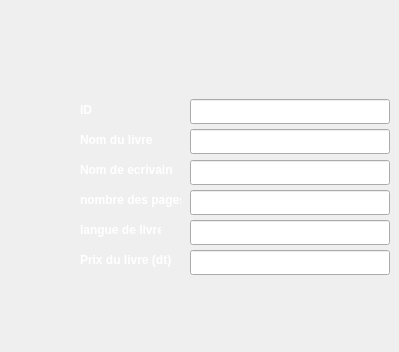
    <widget class="QWidget" name="page_4">
     <widget class="QLabel" name="ModifierEcrivain">
      <property name="geometry">
       <rect>
        <x>80</x>
        <y>160</y>
        <width>101</width>
        <height>21</height>
       </rect>
      </property>
      <property name="text">
       <string>&lt;html&gt;&lt;head/&gt;&lt;body&gt;&lt;p&gt;&lt;span style=&quot; font-weight:600; color:#ffffff;&quot;&gt;Nom de ecrivain&lt;/span&gt;&lt;/p&gt;&lt;/body&gt;&lt;/html&gt;</string>
      </property>
     </widget>
     <widget class="QLabel" name="ModifierLangue">
      <property name="geometry">
       <rect>
        <x>80</x>
        <y>220</y>
        <width>81</width>
        <height>21</height>
       </rect>
      </property>
      <property name="text">
       <string>&lt;html&gt;&lt;head/&gt;&lt;body&gt;&lt;p&gt;&lt;span style=&quot; font-weight:600; color:#ffffff;&quot;&gt;langue de livre&lt;/span&gt;&lt;/p&gt;&lt;/body&gt;&lt;/html&gt;</string>
      </property>
     </widget>
     <widget class="QLineEdit" name="lineEdit_9">
      <property name="geometry">
       <rect>
        <x>190</x>
        <y>160</y>
        <width>200</width>
        <height>25</height>
       </rect>
      </property>
     </widget>
     <widget class="QLabel" name="ModifierNom">
      <property name="geometry">
       <rect>
        <x>80</x>
        <y>130</y>
        <width>81</width>
        <height>21</height>
       </rect>
      </property>
      <property name="text">
       <string>&lt;html&gt;&lt;head/&gt;&lt;body&gt;&lt;p&gt;&lt;span style=&quot; font-weight:600; color:#ffffff;&quot;&gt;Nom du livre &lt;/span&gt;&lt;/p&gt;&lt;/body&gt;&lt;/html&gt;</string>
      </property>
     </widget>
     <widget class="QLabel" name="ModifierNbrPage">
      <property name="geometry">
       <rect>
        <x>80</x>
        <y>190</y>
        <width>101</width>
        <height>21</height>
       </rect>
      </property>
      <property name="text">
       <string>&lt;html&gt;&lt;head/&gt;&lt;body&gt;&lt;p&gt;&lt;span style=&quot; font-weight:600; color:#ffffff;&quot;&gt;nombre des pages &lt;/span&gt;&lt;/p&gt;&lt;/body&gt;&lt;/html&gt;</string>
      </property>
     </widget>
     <widget class="QLineEdit" name="lineEdit_Mlivre">
      <property name="geometry">
       <rect>
        <x>190</x>
        <y>129</y>
        <width>200</width>
        <height>25</height>
       </rect>
      </property>
     </widget>
     <widget class="QLineEdit" name="lineEdit_Mlangue">
      <property name="geometry">
       <rect>
        <x>190</x>
        <y>220</y>
        <width>200</width>
        <height>25</height>
       </rect>
      </property>
     </widget>
     <widget class="QLineEdit" name="lineEdit_Mprix">
      <property name="geometry">
       <rect>
        <x>190</x>
        <y>250</y>
        <width>200</width>
        <height>25</height>
       </rect>
      </property>
     </widget>
     <widget class="QLineEdit" name="lineEdit_MnbrPage">
      <property name="geometry">
       <rect>
        <x>190</x>
        <y>190</y>
        <width>200</width>
        <height>25</height>
       </rect>
      </property>
     </widget>
     <widget class="QLabel" name="ModifierPrix">
      <property name="geometry">
       <rect>
        <x>80</x>
        <y>250</y>
        <width>91</width>
        <height>21</height>
       </rect>
      </property>
      <property name="text">
       <string>&lt;html&gt;&lt;head/&gt;&lt;body&gt;&lt;p&gt;&lt;span style=&quot; font-weight:600; color:#ffffff;&quot;&gt;Prix du livre (dt)&lt;/span&gt;&lt;/p&gt;&lt;/body&gt;&lt;/html&gt;</string>
      </property>
     </widget>
     <widget class="QPushButton" name="Mretour">
      <property name="geometry">
       <rect>
        <x>100</x>
        <y>290</y>
        <width>51</width>
        <height>51</height>
       </rect>
      </property>
      <property name="styleSheet">
       <string notr="true">QPushButton {
            color: white;
            border-image: url(:/img/fleche.png) 3 10 3 10;
            border-top: 3px transparent;
            border-bottom: 3px transparent;
            border-right: 10px transparent;
            border-left: 10px transparent;
        }</string>
      </property>
      <property name="text">
       <string/>
      </property>
     </widget>
     <widget class="QPushButton" name="Mvalider">
      <property name="geometry">
       <rect>
        <x>250</x>
        <y>320</y>
        <width>75</width>
        <height>23</height>
       </rect>
      </property>
      <property name="styleSheet">
       <string notr="true">QPushButton {
            color: white;
            border-image: url(:/img/valid.png) 3 10 3 10;
            border-top: 3px transparent;
            border-bottom: 3px transparent;
            border-right: 10px transparent;
            border-left: 10px transparent;
        }</string>
      </property>
      <property name="text">
       <string/>
      </property>
     </widget>
     <widget class="QLabel" name="ModifierID_4">
      <property name="geometry">
       <rect>
        <x>80</x>
        <y>100</y>
        <width>81</width>
        <height>21</height>
       </rect>
      </property>
      <property name="text">
       <string>&lt;html&gt;&lt;head/&gt;&lt;body&gt;&lt;p&gt;&lt;span style=&quot; font-weight:600; color:#ffffff;&quot;&gt;ID&lt;/span&gt;&lt;/p&gt;&lt;/body&gt;&lt;/html&gt;</string>
      </property>
     </widget>
     <widget class="QLineEdit" name="lineEdit_MID">
      <property name="geometry">
       <rect>
        <x>190</x>
        <y>99</y>
        <width>200</width>
        <height>25</height>
       </rect>
      </property>
     </widget>
    </widget>
